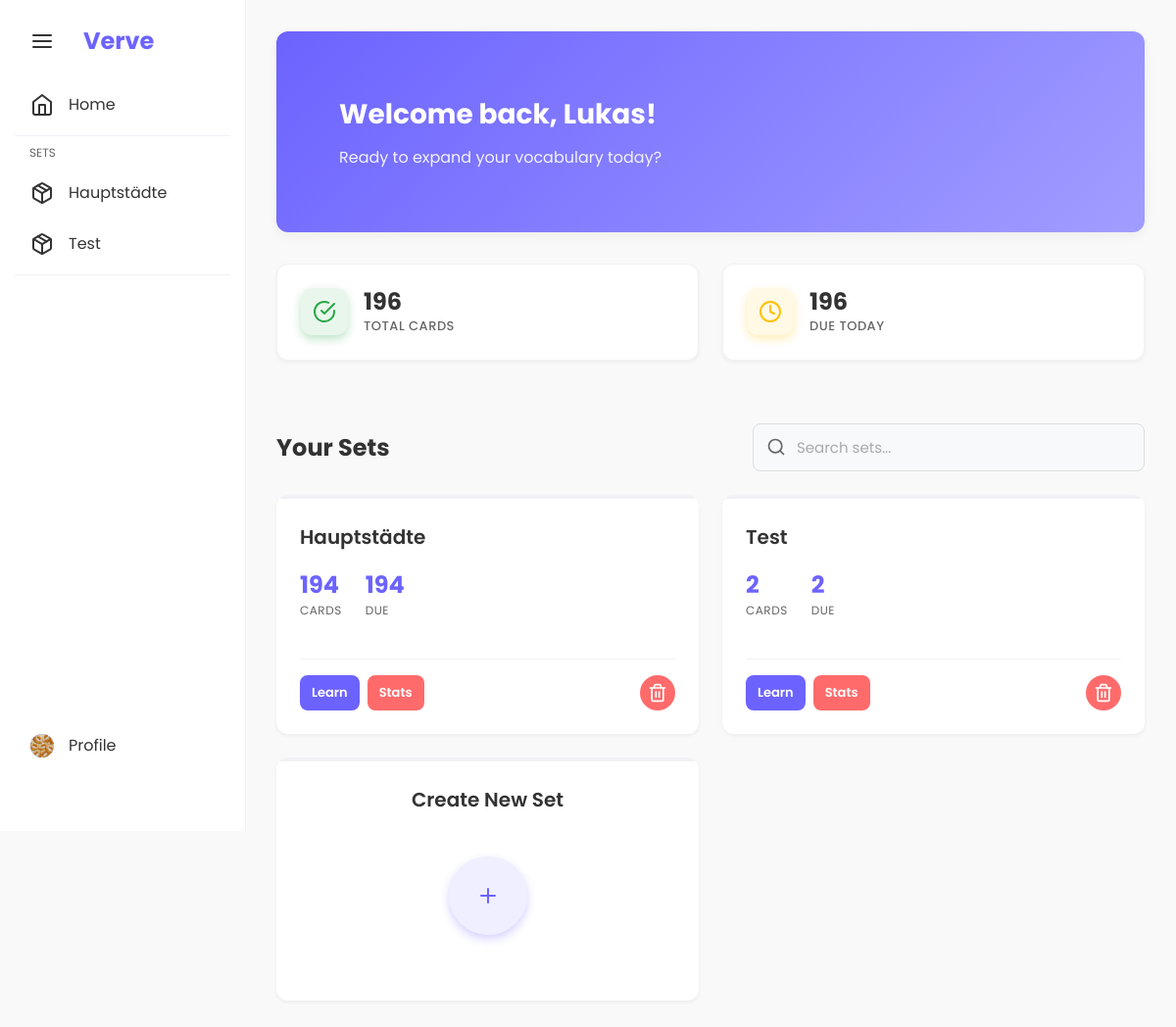
Page / (signed in) on the earlier database version.
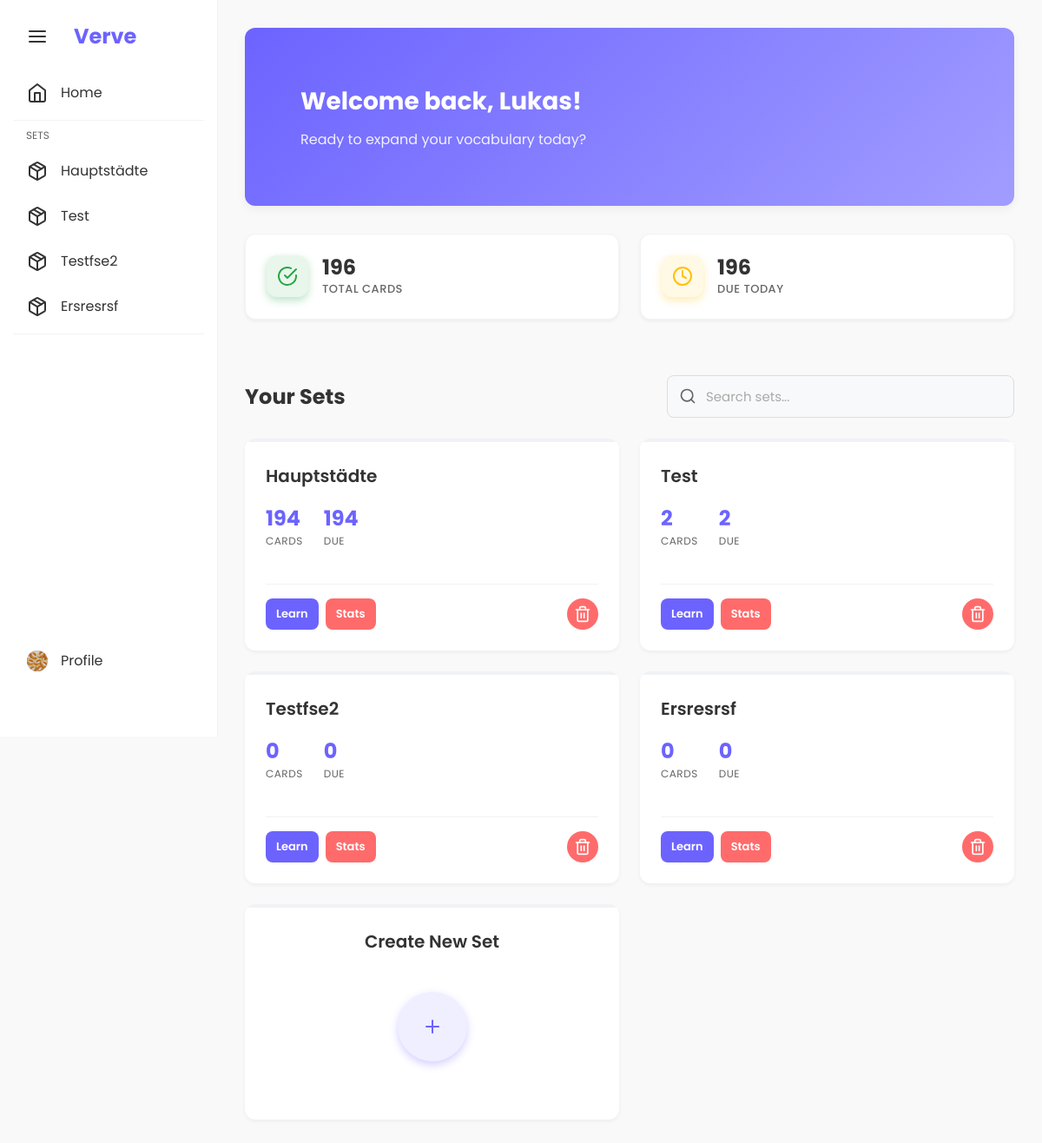
Same page on the later database version.
### app/models/vocab_set.py (models this page shows, shortened)
class VocabSet(db.Model):
    __tablename__ = 'vocab_sets'
    id = db.Column(db.Integer, primary_key=True)
    name = db.Column(db.String(100), nullable=False)
    user_id = db.Column(db.Integer, db.ForeignKey('users.id'), nullable=True)  # None for shared sets
    is_shared = db.Column(db.Boolean, nullable=False, default=False)
    created_at = db.Column(db.DateTime, nullable=False, default=datetime.now)
    updated_at = db.Column(db.DateTime, nullable=False, default=datetime.now, onupdate=datetime.now)
    cards = db.relationship('Card', backref='vocab_set', lazy=True, cascade='all, delete-orphan')
    def get_due_cards(self) -> List['Card']:
        from app.models.card import Card
        return [card for card in self.cards if card.is_due()]
    def get_statistics(self) -> dict:
        level_counts = {}
        for card in self.cards:
            level = card.level
            level_counts[level] = level_counts.get(level, 0) + 1
        return {
            'total_cards': len(self.cards),
            'level_counts': level_counts,
            'due_cards': len(self.get_due_cards())
        }

### app/routes/main.py (the view)
@main_bp.route("/")
def index():
    if not current_user.is_authenticated:
        return redirect(url_for('auth.login'))
    sets = VocabService.get_all_set_names(current_user.id)
    sidebar_collapsed = request.cookies.get('sidebar_collapsed', 'false') == 'true'
    return render_template(
        "index.html",
        sets=sets,
        sidebar_collapsed=sidebar_collapsed,
        current_user=current_user
    )

### app/__init__.py (called while the page is built)
def setup_login_manager(app: Flask) -> None:
    from flask_login import LoginManager
    from app.models import User
    login_manager = LoginManager()
    login_manager.init_app(app)
    login_manager.login_view = 'auth.login'
    login_manager.login_message = 'Bitte melden Sie sich an, um auf diese Seite zuzugreifen.'
    @login_manager.user_loader
    def load_user(user_id):
        return User.query.get(int(user_id))

### app/models/card.py (called while the page is built)
    def is_due(self) -> bool:
        return self.next_review <= datetime.now()

### templates/index.html (shortened to what the changed rows need)
{% extends "base.html" %}
{% block content %}
<div class="container">
    <div class="welcome-card">
        <h1>Welcome back, {{ current_user.username }}!</h1>
    </div>
    <div class="card" style="background: transparent; box-shadow: none; padding: 0;">
        {% if not sets %}
        <div style="margin-bottom: var(--spacing-lg);">
            <h2 style="margin: 0;">Your Sets</h2>
        </div>
        <div class="card empty-state">
            <i data-feather="layers" class="empty-state-icon"></i>
            <h3>No Sets Yet</h3>
            <p>Create your first vocabulary set to start learning.</p>
            <button class="btn btn-primary" onclick="openCreateSetModal()">
                <i data-feather="plus"></i> Create Set
            </button>
        </div>
        {% else %}
        <div class="sets-header">
            <h2>Your Sets</h2>
        </div>
        <div class="sets-grid">
            {% for set in sets %}
            <div class="set-card" onclick="window.location.href='{{ url_for('main.set_overview', set_id=set.id) }}'">
                <div class="set-card-header">
                    <h3>{{ set.name.replace('_', ' ') | title }}</h3>
                </div>
                <div class="set-card-stats">
                    <div class="stat">
                        <span class="stat-value">{{ set.card_count }}</span>
                        <span class="stat-label">Cards</span>
                    </div>
                    <div class="stat">
                        <span class="stat-value">{{ set.due_count }}</span>
                        <span class="stat-label">Due</span>
                    </div>
                </div>
                <div class="set-card-actions">
                    <a href="{{ url_for('main.learn_set', set_id=set.id) }}" class="btn btn-sm btn-primary"
                        onclick="event.stopPropagation();">Learn</a>
                    <a href="{{ url_for('main.stats', set_id=set.id) }}" class="btn btn-info btn-sm"
                        style="background-color: var(--level-{{ set.max_level }}); color: white;"
                        onclick="event.stopPropagation();">Stats</a>
                    <button class="btn btn-sm btn-danger btn-icon" style="margin-left: auto;"
                        onclick="event.stopPropagation(); deleteVocabSet({{ set.id }}, '{{ set.name }}')">
                        <i data-feather="trash-2"></i>
                    </button>
                </div>
            </div>
            {% endfor %}
        </div>
        {% endif %}
    </div>
</div>
{% endblock %}

### templates/base.html (shortened to what this page needs)
<!DOCTYPE html>
<html lang="en">
<head>
    <link rel="stylesheet" href="{{ url_for('static', filename='css/style.css') }}">
</head>
<body>
    <div class="sidebar {% if sidebar_collapsed %}collapsed{% endif %}">
        <div class="sidebar-header">
            <button class="sidebar-toggle"><i data-feather="menu"></i></button>
            <span class="sidebar-brand">Verve</span>
        </div>
        <ul class="sidebar-nav">
            <li><a href="{{ url_for('main.index') }}"><i data-feather="home"></i><span>Home</span></a></li>
            <li class="sidebar-separator"></li>
            <li class="sidebar-nav-header"><span>Sets</span></li>
            {% for set in sets %}
            <li>
                <a href="{{ url_for('main.set_overview', set_id=set.id) }}">
                    <i data-feather="package"></i>
                    <span>
                        {{ set.name.replace('_', ' ') | title }}
                    </span>
                </a>
            </li>
            {% endfor %}
            <li class="sidebar-separator"></li>
        </ul>
        {% if current_user.is_authenticated %}
        <div class="sidebar-profile-bottom">
            <a href="{{ url_for('auth.profile') }}" class="profile-link-bottom">
                <div class="sidebar-avatar">
                    {% if current_user.avatar_file %}
                    <img src="{{ url_for('static', filename=current_user.avatar_file) }}" alt="Avatar"
                        style="width: 100%; height: 100%; object-fit: cover; border-radius: 50%;">
                    {% else %}
                    {{ current_user.username[0].upper() }}
                    {% endif %}
                </div>
                <span>Profile</span>
            </a>
        </div>
        {% endif %}
    </div>
    <div class="main-content {% if sidebar_collapsed %}collapsed{% endif %}">
        {% block content %}{% endblock %}
    </div>
</body>
</html>

Differences in the rows shown:
added VocabSet: name.replace "Testfse2", card_count "0", due_count "0"
added VocabSet: name.replace "Ersresrsf", card_count "0", due_count "0"
